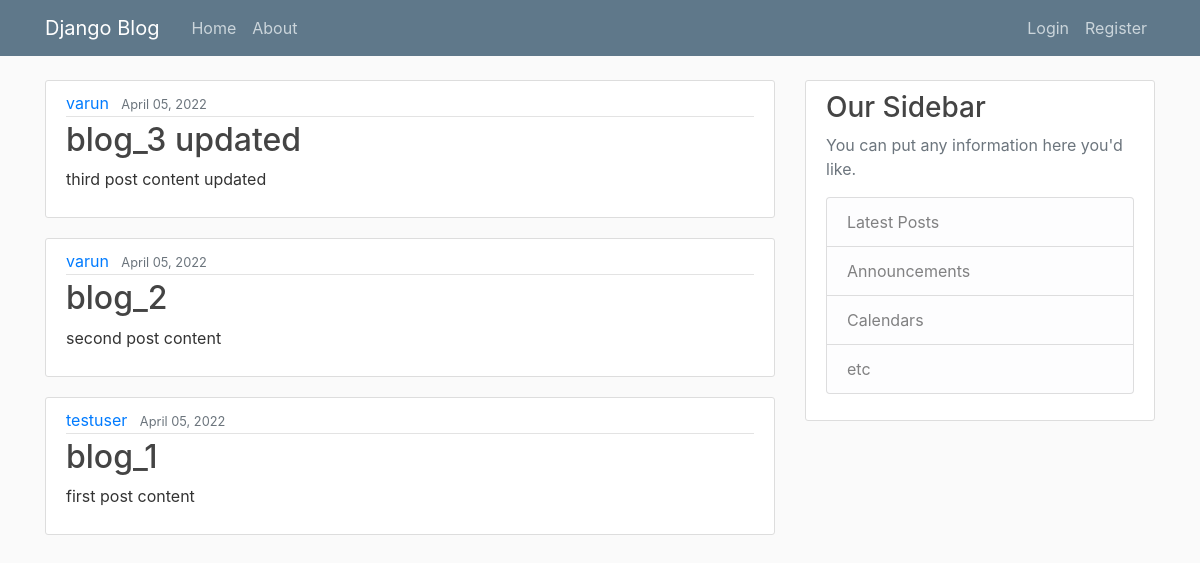
The app's page /, older data.
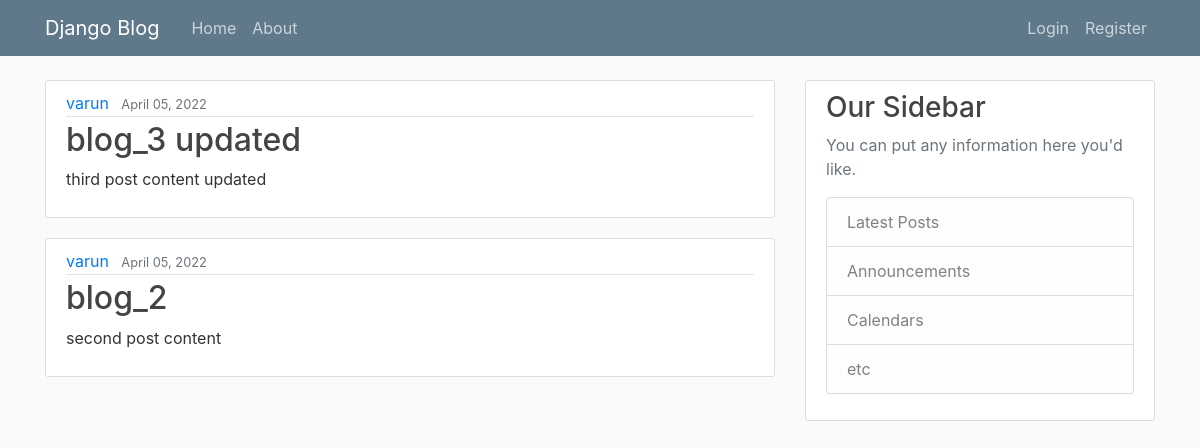
The same page, newer data.
### blog/models.py (models this page shows, shortened)
class Post(models.Model):
    title = models.CharField(max_length =100)
    content= models.TextField()
    date_added = models.DateTimeField(default=timezone.now)
    author = models.ForeignKey(User,on_delete=models.CASCADE)

### blog/views.py (the view)
# urls.py: path("", PostListView.as_view(),name="blog-home"),
class PostListView(ListView):
    model = Post
    template_name = 'blog/home.html'
    context_object_name= 'post'
    ordering = ['-date_added']
    paginate_by = 5

### blog/Templates/blog/home.html
   {%extends "blog/base.html"%}
    {%block content%}
      {% for item in post%}
      <article class="media content-section">
  <div class="media-body">
    <div class="article-metadata">
      <a class="mr-2" href="#">{{ item.author }}</a>
      <small class="text-muted">{{ item.date_added|date:"F d, Y" }}</small>
    </div>
    <h2><a class="article-title" href="#">{{ item.title }}</a></h2>
    <p class="article-content">{{ item.content }}</p>
  </div>
</article>
    {%endfor%}
    {%endblock%}

Row changes from the older to the newer data that the page shows:
removed Post: author "testuser", date_added "April 05, 2022", title "blog_1", content "first post content"
